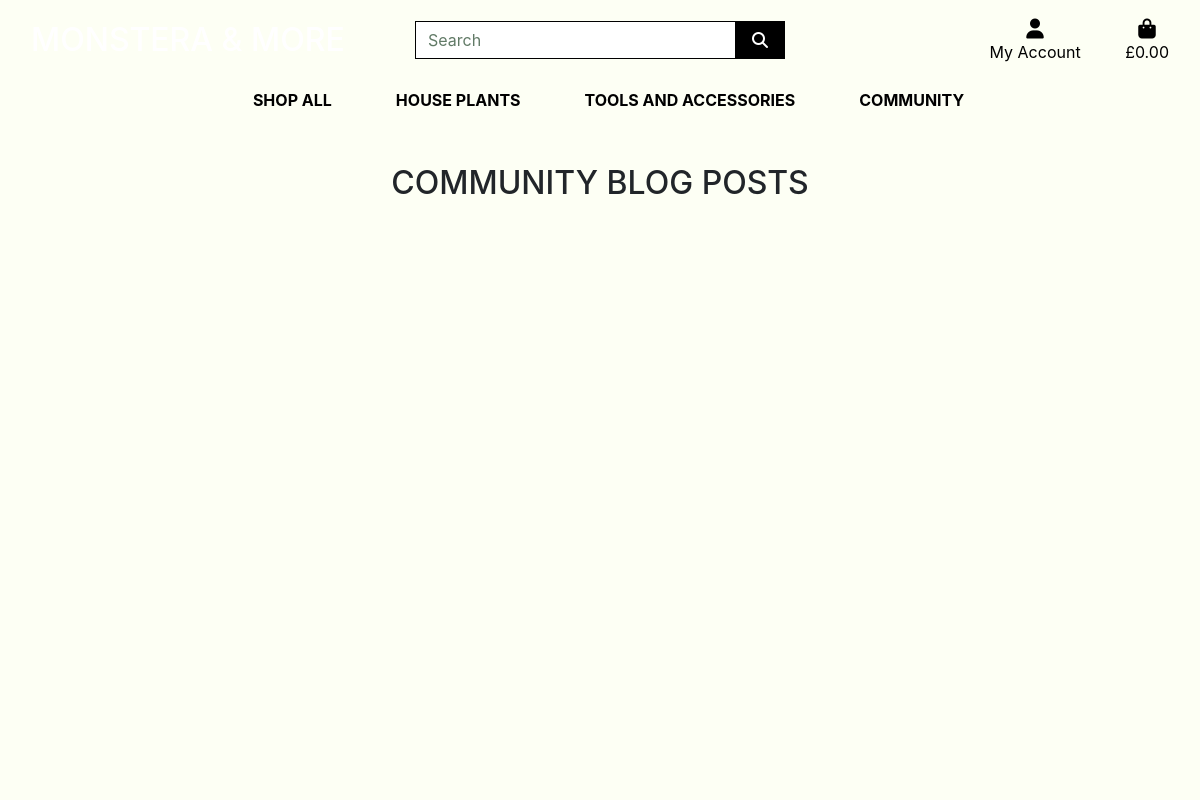
Page /blog/ on the earlier database version.
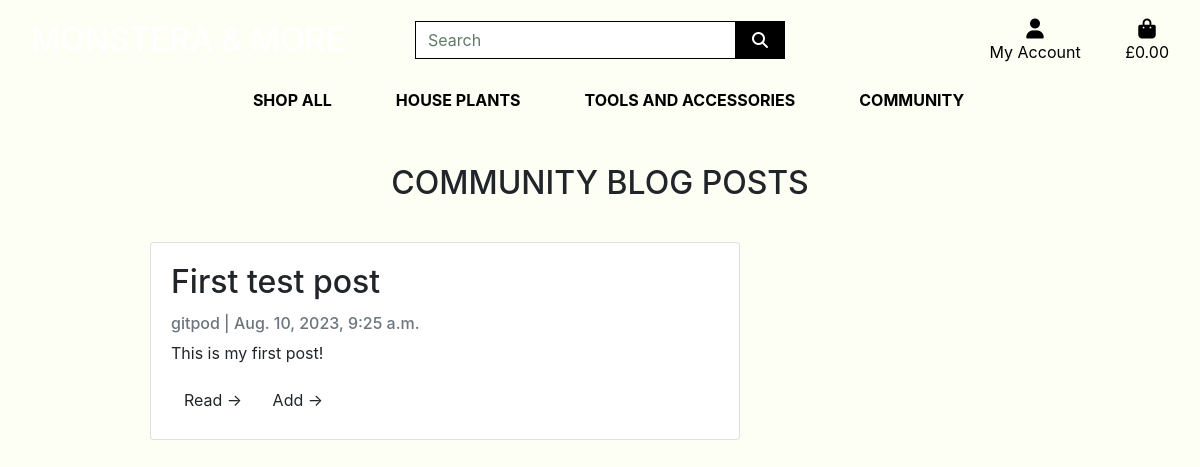
Same page on the later database version.
### blog/models.py (models this page shows, shortened)
class Post(models.Model):
    title = models.CharField(max_length=200, unique=True)
    slug = models.SlugField(max_length=200, unique=True)
    author = models.ForeignKey(User, on_delete= models.CASCADE,related_name='blog_posts')
    content = models.TextField()
    created_on = models.DateTimeField(auto_now_add=True)
    status = models.IntegerField(choices=STATUS, default=0)
    class Meta:
        ordering = ['-created_on']

### blog/views.py (the view)
# urls.py: path('', views.PostList.as_view(), name='blog'),
class PostList(generic.ListView):
    queryset = Post.objects.filter(status=1).order_by('-created_on')
    template_name = 'blog/all_posts.html'

### bag/contexts.py (called while the page is built, shortened)
def bag_contents(request):
    bag_items = []
    total = 0
    product_count = 0
    bag = request.session.get('bag', {})
    if total < settings.FREE_DELIVERY_THRESHOLD:
        delivery = total * Decimal(settings.STANDARD_DELIVERY_PERCENTAGE / 100)
        free_delivery_delta = settings.FREE_DELIVERY_THRESHOLD - total
    else:
        delivery = 0
        free_delivery_delta = 0
    grand_total = delivery + total
    context = {
        'bag_items': bag_items,
        'total': total,
        'product_count': product_count,
        'delivery': delivery,
        'free_delivery_delta': free_delivery_delta,
        'free_delivery_threshold': settings.FREE_DELIVERY_THRESHOLD,
        'grand_total': grand_total,
    }
    return context

### blog/templates/blog/all_posts.html (shortened to what this page needs)
{% extends "base.html" %}
{% load static %}
{% block page_header %}
<div class="container header-container">
</div>
{% endblock %}
{% block content %}
<div class="overlay"></div>
<div class="container">
    <div class="row">
            <h2 class="logo-font mb-4">Community blog posts</h2>
    </div>
    <div class="col-md-8 mt-3 left">
        {% for post in post_list %}
        <div class="card mb-4">
            <div class="card-body">
                <h2 class="card-title">{{ post.title }}</h2>
                <p class="card-text text-muted h6">{{ post.author }} | {{ post.created_on}} </p>
                <p class="card-text">{{post.content|slice:":200" }}</p>
                <a href="{% url 'post_detail' post.slug  %}" class="btn ">Read &rarr;</a>
                <a href="{% url 'add_post' %}" class="btn ">Add &rarr;</a>
            </div>
        </div>
        {% endfor %}
    </div>
</div>
{% endblock %}

Differences in the rows shown:
added Post: title "First test post", author "gitpod", created_on "Aug. 10, 2023, 9:25 a.m.", content "This is my first post!"
